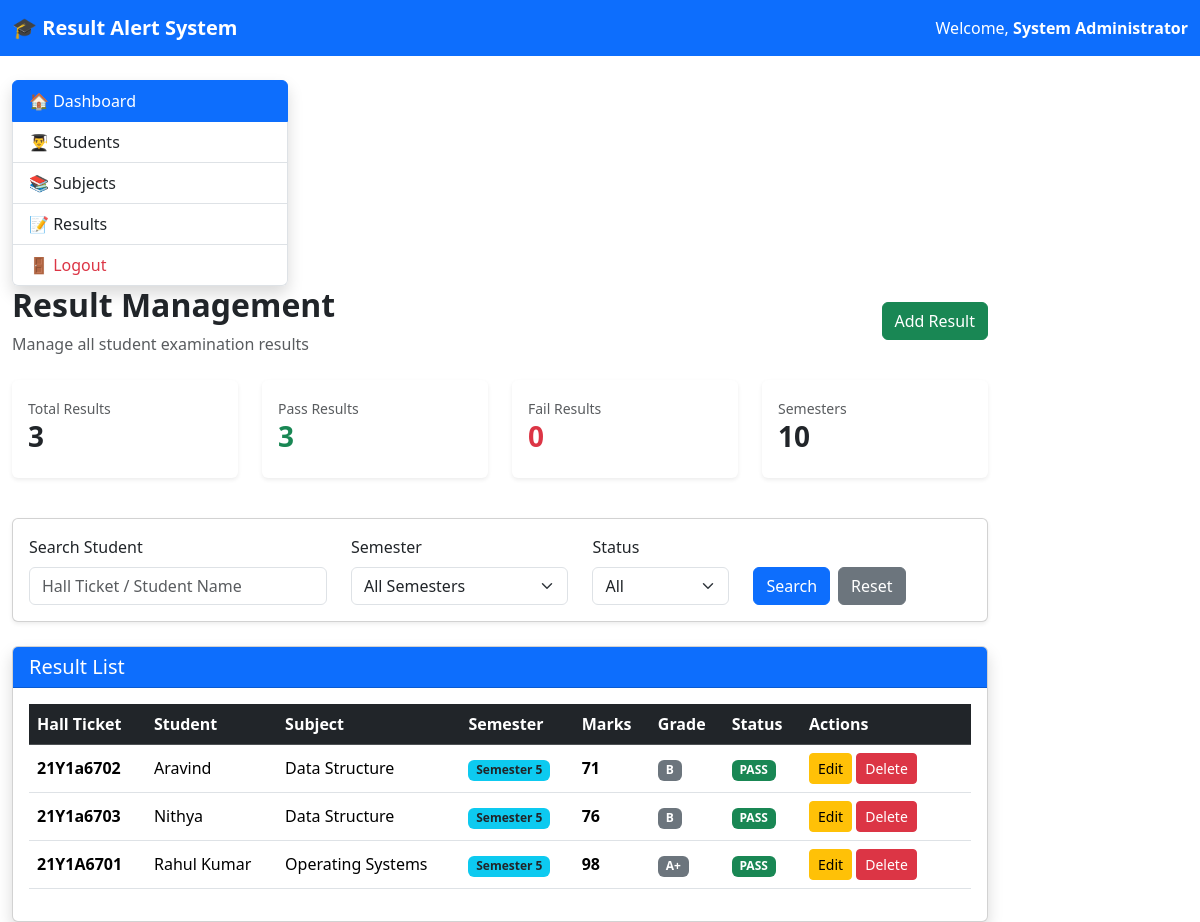
The app's page /admin/results.php (signed in) with its own data.
### tables this page shows
CREATE TABLE `results` (
  `result_id` int NOT NULL,
  `student_id` int NOT NULL,
  `subject_id` int NOT NULL,
  `semester_id` int NOT NULL,
  `marks` int NOT NULL,
  `grade` varchar(5) DEFAULT NULL,
  `status` varchar(20) DEFAULT NULL,
  `created_at` timestamp NULL DEFAULT CURRENT_TIMESTAMP
);

CREATE TABLE `students` (
  `student_id` int NOT NULL,
  `hall_ticket` varchar(20) NOT NULL,
  `full_name` varchar(100) NOT NULL,
  `gender` varchar(10) NOT NULL,
  `dob` date NOT NULL,
  `email` varchar(100) DEFAULT NULL,
  `phone` varchar(15) NOT NULL,
  `department` varchar(20) NOT NULL,
  `year` int NOT NULL,
  `created_at` timestamp NULL DEFAULT CURRENT_TIMESTAMP
);

CREATE TABLE `subjects` (
  `subject_id` int NOT NULL,
  `subject_code` varchar(20) NOT NULL,
  `subject_name` varchar(100) NOT NULL,
  `semester` int NOT NULL,
  `credits` int NOT NULL,
  `created_at` timestamp NULL DEFAULT CURRENT_TIMESTAMP
);

CREATE TABLE `semesters` (
  `semester_id` int NOT NULL,
  `semester_name` varchar(50) NOT NULL,
  `academic_year` varchar(20) NOT NULL,
  `is_published` tinyint(1) DEFAULT '0',
  `published_at` datetime DEFAULT NULL,
  `created_at` timestamp NULL DEFAULT CURRENT_TIMESTAMP
);

### admin/results.php (the view, shortened to what this page needs)
<?php
require_once("../config/database.php");
$search = isset($_GET['search']) ? trim($_GET['search']) : "";
$totalResults = mysqli_fetch_assoc(
    mysqli_query($conn, "SELECT COUNT(*) total FROM results")
)['total'];
$totalPass = mysqli_fetch_assoc(
    mysqli_query($conn, "SELECT COUNT(*) total FROM results WHERE status='PASS'")
)['total'];
$totalFail = mysqli_fetch_assoc(
    mysqli_query($conn, "SELECT COUNT(*) total FROM results WHERE status='FAIL'")
)['total'];
$totalSemesters = mysqli_fetch_assoc(
    mysqli_query($conn, "SELECT COUNT(*) total FROM semesters")
)['total'];
$sql = "
SELECT
results.result_id,
students.hall_ticket,
students.full_name,
subjects.subject_name,
semesters.semester_name,
results.marks,
results.grade,
results.status
FROM results
INNER JOIN students
ON students.student_id=results.student_id
INNER JOIN subjects
ON subjects.subject_id=results.subject_id
LEFT JOIN semesters
ON semesters.semester_id=results.semester_id
WHERE 1=1
";
$sql.=" ORDER BY students.full_name ASC";
$stmt=mysqli_prepare($conn,$sql);
mysqli_stmt_execute($stmt);
$result=mysqli_stmt_get_result($stmt);
include("../includes/header.php");
?>
<div class="container-fluid mt-4">
<div class="row">
<?php include("../includes/sidebar.php"); ?>
<div class="col-lg-10">
<div class="d-flex justify-content-between align-items-center mb-4">
<div>
<h2 class="fw-bold">
Result Management
</h2>
<p class="text-muted mb-0">
Manage all student examination results
</p>
</div>
<a href="add_result.php"
class="btn btn-success">
Add Result
</a>
</div>
<div class="row mb-4">
    <div class="col-md-3 mb-3">
        <div class="card border-0 shadow-sm">
            <div class="card-body">
                <div class="d-flex justify-content-between">
                    <div>
                        <small class="text-muted">
                            Total Results
                        </small>
                        <h3 class="fw-bold">
                            <?php echo $totalResults; ?>
                        </h3>
                    </div>
                </div>
            </div>
        </div>
    </div>
    <div class="col-md-3 mb-3">
        <div class="card border-0 shadow-sm">
            <div class="card-body">
                <div class="d-flex justify-content-between">
                    <div>
                        <small class="text-muted">
                            Pass Results
                        </small>
                        <h3 class="fw-bold text-success">
                            <?php echo $totalPass; ?>
                        </h3>
                    </div>
                </div>
            </div>
        </div>
    </div>
    <div class="col-md-3 mb-3">
        <div class="card border-0 shadow-sm">
            <div class="card-body">
                <div class="d-flex justify-content-between">
                    <div>
                        <small class="text-muted">
                            Fail Results
                        </small>
                        <h3 class="fw-bold text-danger">
                            <?php echo $totalFail; ?>
                        </h3>
                    </div>
                </div>
            </div>
        </div>
    </div>
    <div class="col-md-3 mb-3">
        <div class="card border-0 shadow-sm">
            <div class="card-body">
                <div class="d-flex justify-content-between">
                    <div>
                        <small class="text-muted">
                            Semesters
                        </small>
                        <h3 class="fw-bold">
                            <?php echo $totalSemesters; ?>
                        </h3>
                    </div>
                </div>
            </div>
        </div>
    </div>
</div>
<div class="card shadow-sm mb-4">
    <div class="card-body">
        <form method="GET">
            <div class="row">
                <div class="col-md-4">
                    <label class="form-label">
                        Search Student
                    </label>
                    <input
                        type="text"
                        name="search"
                        class="form-control"
                        placeholder="Hall Ticket / Student Name"
                        value="<?php echo htmlspecialchars($search); ?>">
                </div>
                <div class="col-md-3">
                    <label class="form-label">
                        Semester
                    </label>
                    <select
                        class="form-select"
                        name="semester">
                        <option value="0">
                            All Semesters
                        </option>
                    </select>
                </div>
                <div class="col-md-2">
                    <label class="form-label">
                        Status
                    </label>
                    <select
                        class="form-select"
                        name="status">
                        <option value="">
                            All
                        </option>
                    </select>
                </div>
                <div class="col-md-3 d-flex align-items-end">
                    <button
                    class="btn btn-primary me-2">
                    Search
                    </button>
                    <a
                    href="results.php"
                    class="btn btn-secondary">
                    Reset
                    </a>
                </div>
            </div>
        </form>
    </div>
</div>
<div class="card shadow">
<div class="card-header bg-primary text-white">
<h5 class="mb-0">
Result List
</h5>
</div>
<div class="card-body">
<div class="table-responsive">
<table class="table table-hover align-middle">
<thead class="table-dark">
<tr>
<th>Hall Ticket</th>
<th>Student</th>
<th>Subject</th>
<th>Semester</th>
<th>Marks</th>
<th>Grade</th>
<th>Status</th>
<th width="170">
Actions
</th>
</tr>
</thead>
<tbody>
    <?php
if(mysqli_num_rows($result)>0)
{
while($row=mysqli_fetch_assoc($result))
{
?>
<tr>
<td>
<span class="fw-bold">
<?php echo htmlspecialchars($row['hall_ticket']); ?>
</span>
</td>
<td>
<?php echo htmlspecialchars($row['full_name']); ?>
</td>
<td>
<?php echo htmlspecialchars($row['subject_name']); ?>
</td>
<td>
<span class="badge bg-info text-dark">
<?php echo htmlspecialchars($row['semester_name']); ?>
</span>
</td>
<td>
<strong>
<?php echo $row['marks']; ?>
</strong>
</td>
<td>
<span class="badge bg-secondary">
<?php echo htmlspecialchars($row['grade']); ?>
</span>
</td>
<td>
<?php
if($row['status']=="PASS")
{
?>
<span class="badge bg-success">
PASS
</span>
<?php
}
?>
</td>
<td>
<a
href="edit_result.php?id=<?php echo $row['result_id']; ?>"
class="btn btn-warning btn-sm">
Edit
</a>
<a
href="delete_result.php?id=<?php echo $row['result_id']; ?>"
class="btn btn-danger btn-sm"
<i class="fas fa-trash"></i>
Delete
</a>
</td>
</tr>
<?php
}
}
?>
</tbody>
</table>
</div>
</div>
</div>
</div>
</div>
</div>
<?php include("../includes/footer.php"); ?>

### records on screen
results: student.hall_ticket "21Y1a6702", student.full_name "Aravind", subject.subject_name "Data Structure", semester.semester_name "Semester 5", marks "71", grade "B", status "PASS"
results: student.hall_ticket "21Y1a6703", student.full_name "Nithya", subject.subject_name "Data Structure", semester.semester_name "Semester 5", marks "76", grade "B", status "PASS"
results: student.hall_ticket "21Y1A6701", student.full_name "Rahul Kumar", subject.subject_name "Operating Systems", semester.semester_name "Semester 5", marks "98", grade "A+", status "PASS"

### other values on screen
$_SESSION['admin_name'] "System Administrator"
$totalResults "3"
$totalPass "3"
$totalFail "0"
$totalSemesters "10"
